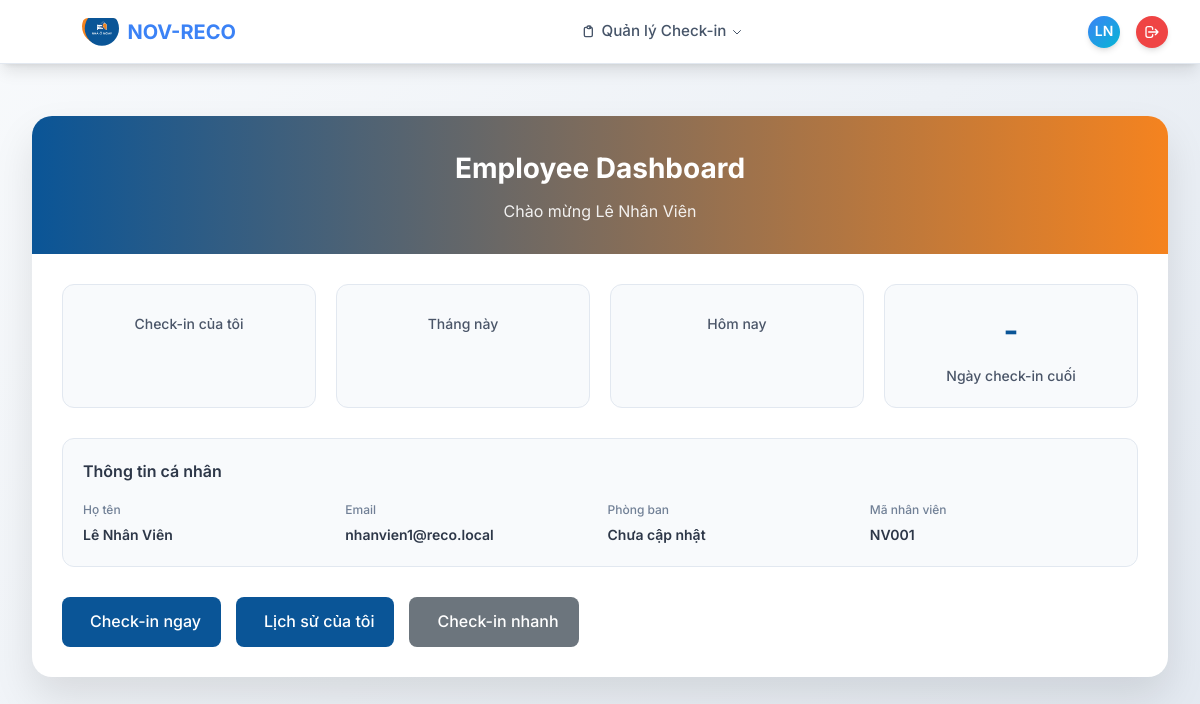
The app's page /checkin/dashboard/ (signed in), older data.
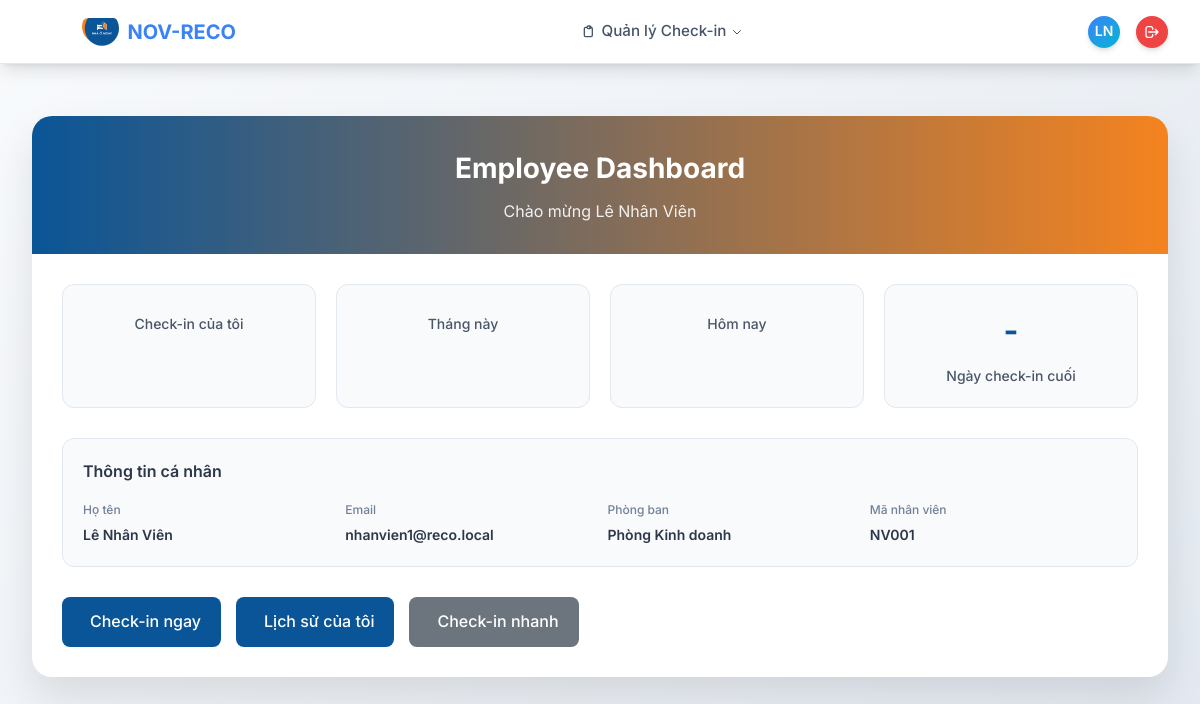
The same page, newer data.
### users/models.py (models this page shows, shortened)
class User(AbstractUser):
    role = models.CharField(
        max_length=20,
        choices=UserRole.choices,
        default=UserRole.EMPLOYEE,
        help_text="Vai trò của người dùng trong hệ thống",
    )
    phone = models.CharField(
        max_length=15, blank=True, help_text="Số điện thoại"
    )
    department = models.ForeignKey(
        Department,
        on_delete=models.SET_NULL,
        null=True,
        blank=True,
        related_name='employees',
        help_text="Phòng ban"
    )
    employee_id = models.CharField(
        max_length=20, blank=True, unique=True, help_text="Mã nhân viên"
    )
    def is_admin(self):
        return self.role == UserRole.ADMIN or self.is_superuser
    def is_manager(self):
        return self.role == UserRole.MANAGER
    def is_employee(self):
        return self.role == UserRole.EMPLOYEE
    @property
    def is_admin_user(self):
        return self.is_admin()
    @property
    def is_manager_user(self):
        return self.is_manager()
    def get_display_name(self):
        return self.get_full_name() or self.username or self.email
    class Meta:
        verbose_name = "Người dùng"
        verbose_name_plural = "Người dùng"

class Department(models.Model):
    name = models.CharField(
        max_length=100,
        unique=True,
        help_text="Tên phòng ban"
    )
    description = models.TextField(
        blank=True,
        help_text="Mô tả phòng ban"
    )
    manager = models.ForeignKey(
        'User',
        on_delete=models.SET_NULL,
        null=True,
        blank=True,
        related_name='managed_departments',
        help_text="Trưởng phòng ban"
    )
    created_at = models.DateTimeField(auto_now_add=True)
    updated_at = models.DateTimeField(auto_now=True)
    class Meta:
        verbose_name = "Phòng ban"
        verbose_name_plural = "Phòng ban"
        ordering = ['name']
    def __str__(self):
        return self.name

### checkin/views.py (the view)
# urls.py: path("dashboard/", dashboard, name="dashboard"),
@login_required
def dashboard(request):
    user = request.user
    if user.is_admin():
        return admin_dashboard(request)
    elif user.is_manager():
        return manager_dashboard(request)
    elif user.is_employee():
        return employee_dashboard(request)
    else:
        messages.error(request, "Vai trò người dùng không hợp lệ.")
        return redirect("home")

### checkin/views.py (called while the page is built)
@employee_required
def employee_dashboard(request):
    user = request.user
    context = {
        "user_checkins": Checkin.objects.filter(user=user)
        .select_related("location")
        .order_by("-created_at")[:10],
        "total_checkins": Checkin.objects.filter(user=user).count(),
        "recent_checkin": Checkin.objects.filter(user=user)
        .order_by("-created_at")
        .first(),
    }
    return render(request, "checkin/employee_dashboard.html", context)

### templates/checkin/employee_dashboard.html (shortened to what this page needs)
{% extends 'base.html' %}
{% load static %}
{% block extra_css %}
  <link rel="stylesheet" href="{% static 'css/dashboard.css' %}">
{% endblock %}
{% block content %}
  <div class="dashboard-container">
    <div class="dashboard-header">
      <h1>Employee Dashboard</h1>
      <p class="dashboard-subtitle">Chào mừng {{ user.get_display_name }}</p>
    </div>
    <div class="dashboard-content">
      <div class="stats">
        <div class="stat-card">
          <div class="stat-label">Check-in của tôi</div>
        </div>
        <div class="stat-card">
          <div class="stat-label">Tháng này</div>
        </div>
        <div class="stat-card">
          <div class="stat-label">Hôm nay</div>
        </div>
        <div class="stat-card">
          <div class="stat-number">{{ last_checkin_days|default:"-" }}</div>
          <div class="stat-label">Ngày check-in cuối</div>
        </div>
      </div>
      <div class="quick-info">
        <div class="info-title">Thông tin cá nhân</div>
        <div class="info-grid">
          <div class="info-item">
            <div class="info-label">Họ tên</div>
            <div class="info-value">{{ user.get_display_name }}</div>
          </div>
          <div class="info-item">
            <div class="info-label">Email</div>
            <div class="info-value">{{ user.email }}</div>
          </div>
          <div class="info-item">
            <div class="info-label">Phòng ban</div>
            <div class="info-value">{{ user.department|default:"Chưa cập nhật" }}</div>
          </div>
          <div class="info-item">
            <div class="info-label">Mã nhân viên</div>
            <div class="info-value">{{ user.employee_id|default:"Chưa có" }}</div>
          </div>
        </div>
      </div>
      <div class="actions">
        <a href="/checkin/" class="action-button">
          Check-in ngay
        </a>
        <a href="/checkin/history/" class="action-button">
          Lịch sử của tôi
        </a>
        <a href="/checkin/quick-checkin/" class="action-button secondary">
          Check-in nhanh
        </a>
      </div>
    </div>
  </div>
{% endblock %}

### templates/base.html (shortened to what this page needs)
{% load static %}
<!doctype html>
<html lang="vi">
<head>
    <link rel="stylesheet" href="{% static 'css/base.css' %}">
    {% block extra_css %}{% endblock %}
</head>
<body>
    <nav class="navbar">
        <div class="nav-container">
            <a href="/" class="nav-logo">
                <img src="{% static 'logo.svg' %}" alt="NOV-RECO Logo">
                <span>NOV-RECO</span>
            </a>
            <ul class="nav-menu" id="nav-menu">
                {% if user.is_authenticated %}
                    <li class="dropdown">
                        <a href="#" class="dropdown-toggle">
                            <svg class="w-4 h-4" fill="none" stroke="currentColor" viewBox="0 0 24 24">
                                <path stroke-linecap="round" stroke-linejoin="round" stroke-width="2" d="M9 5H7a2 2 0 00-2 2v10a2 2 0 002 2h8a2 2 0 002-2V7a2 2 0 00-2-2h-2M9 5a2 2 0 002 2h2a2 2 0 002-2M9 5a2 2 0 012-2h2a2 2 0 012 2"></path>
                            </svg>
                            Quản lý Check-in
                            <svg class="w-3 h-3" fill="none" stroke="currentColor" viewBox="0 0 24 24">
                                <path stroke-linecap="round" stroke-linejoin="round" stroke-width="2" d="M19 9l-7 7-7-7"></path>
                            </svg>
                        </a>
                    </li>
                {% endif %}
            </ul>
            <div class="user-info">
                {% if user.is_authenticated %}
                    <div class="user-avatar">
                        {{ user.first_name|first|upper }}{{ user.last_name|first|upper }}
                    </div>
                    <a href="/accounts/logout/" class="logout-btn" title="Đăng xuất">
                        <svg class="w-4 h-4" fill="none" stroke="currentColor" viewBox="0 0 24 24">
                            <path stroke-linecap="round" stroke-linejoin="round" stroke-width="2" d="M17 16l4-4m0 0l-4-4m4 4H7m6 4v1a3 3 0 01-3 3H6a3 3 0 01-3-3V7a3 3 0 013-3h4a3 3 0 013 3v1"></path>
                        </svg>
                    </a>
                {% endif %}
            </div>
        </div>
    </nav>
    <main class="main-content">
        {% block content %}{% endblock %}
    </main>
</body>
</html>

Row changes from the older to the newer data that the page shows:
changed User "Lê Nhân Viên": department "Chưa cập nhật" → "Phòng Kinh doanh"
